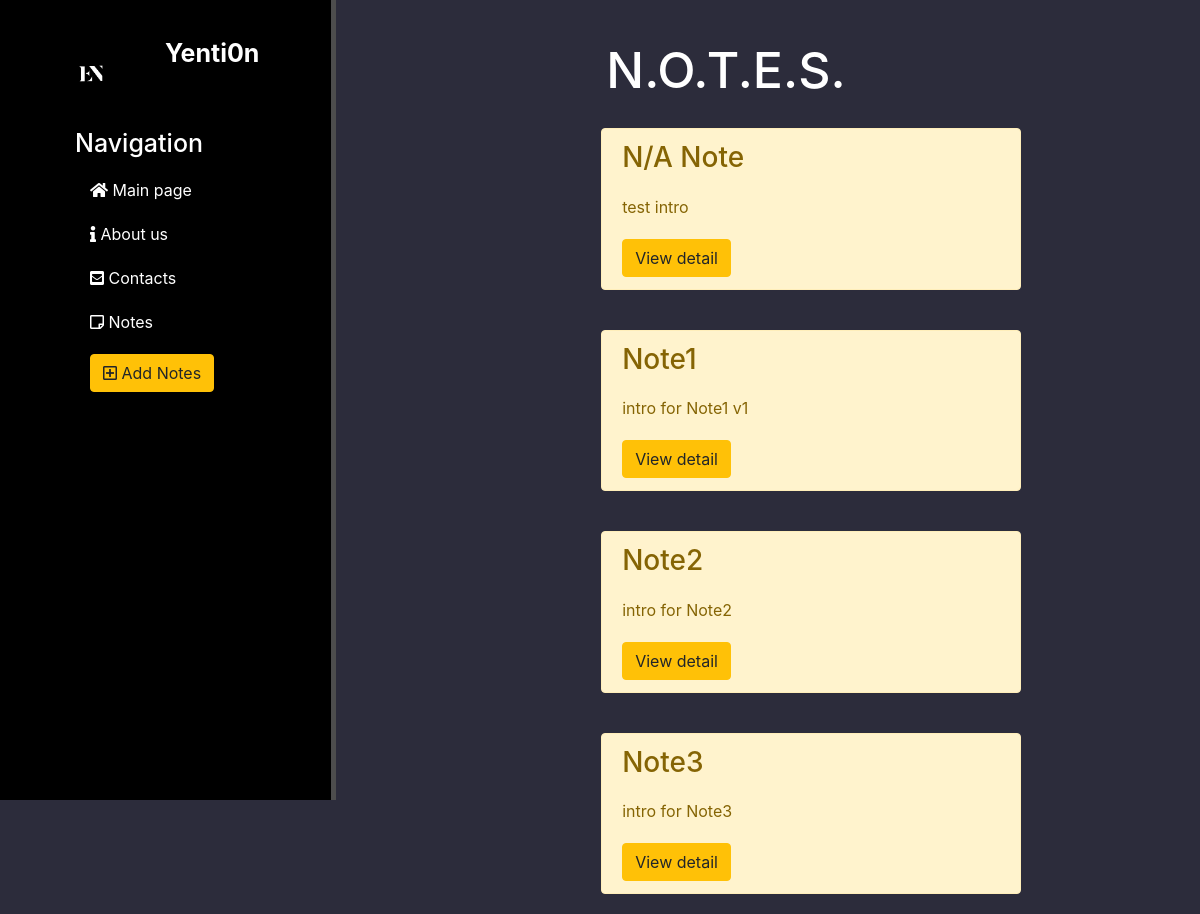
Page /notes/ on the earlier database version.
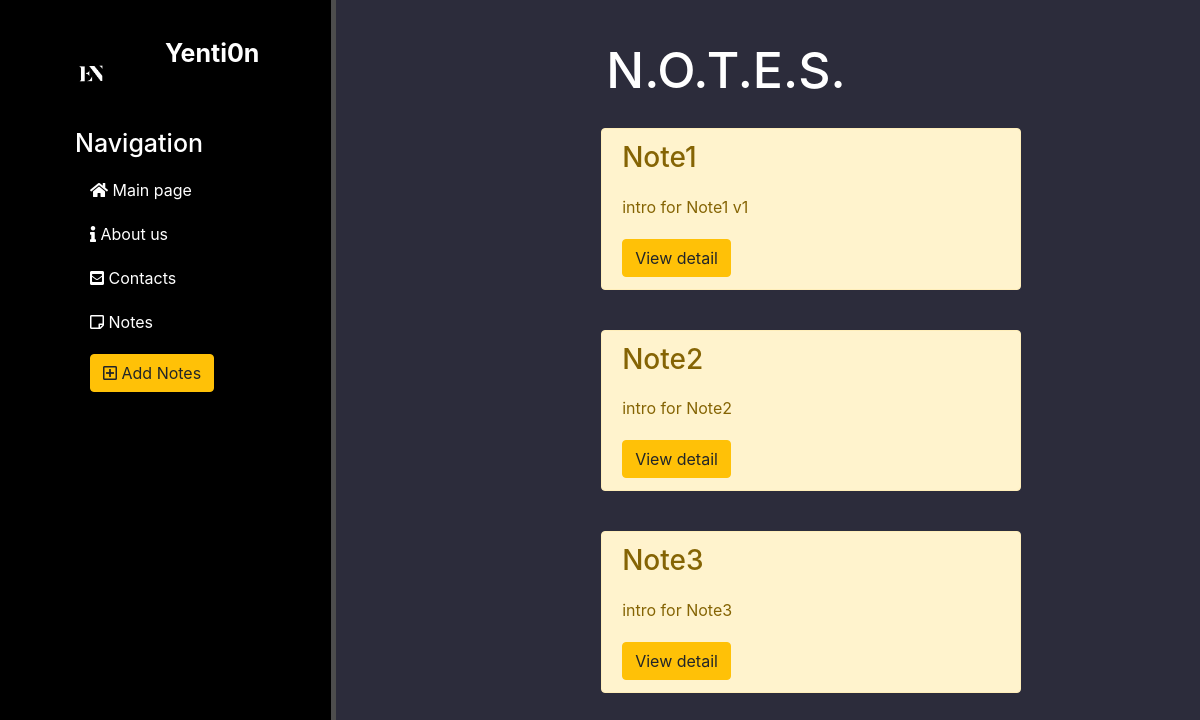
Same page on the later database version.
### notes/models.py (models this page shows, shortened)
class Artiles(models.Model):
    title = models.CharField('name', max_length=50, default= 'N/A Note')
    intro = models.CharField('intro', max_length= 250)
    description = models.TextField('full')
    date = models.DateTimeField('date')
    cover = models.ImageField(upload_to='images/')
    class Meta:
        verbose_name = 'Note'
        verbose_name_plural = 'Notes'

### notes/views.py (the view)
# urls.py: path('', views.notes_home, name='notes_home'),
def notes_home(request):
    notes = Artiles.objects.order_by('title')
    return render(request, 'notes/notes_home.html', {'notes': notes})

### notes/templates/notes/notes_home.html (shortened to what this page needs)
{% extends 'main/layout.html' %}
{% block content %}
    <div class="features">
        <h1>N.O.T.E.S.</h1>
        {% if notes %}
            {% for el in notes %}
                <div class="alert alert-warning">
                    <h3>{{ el.title }}</h3>
                    <p> {{el.intro }}</p>
                    <a href="{% url 'notes_detail' el.id %}" class="btn btn-warning">View detail</a>
                </div>
            {% endfor %}
        {% else %}
            <p>U dont have any notes</p>
        {% endif %}
    </div>
{% endblock %}

Differences in the rows shown:
removed Artiles: title "N/A Note", intro "test intro"
